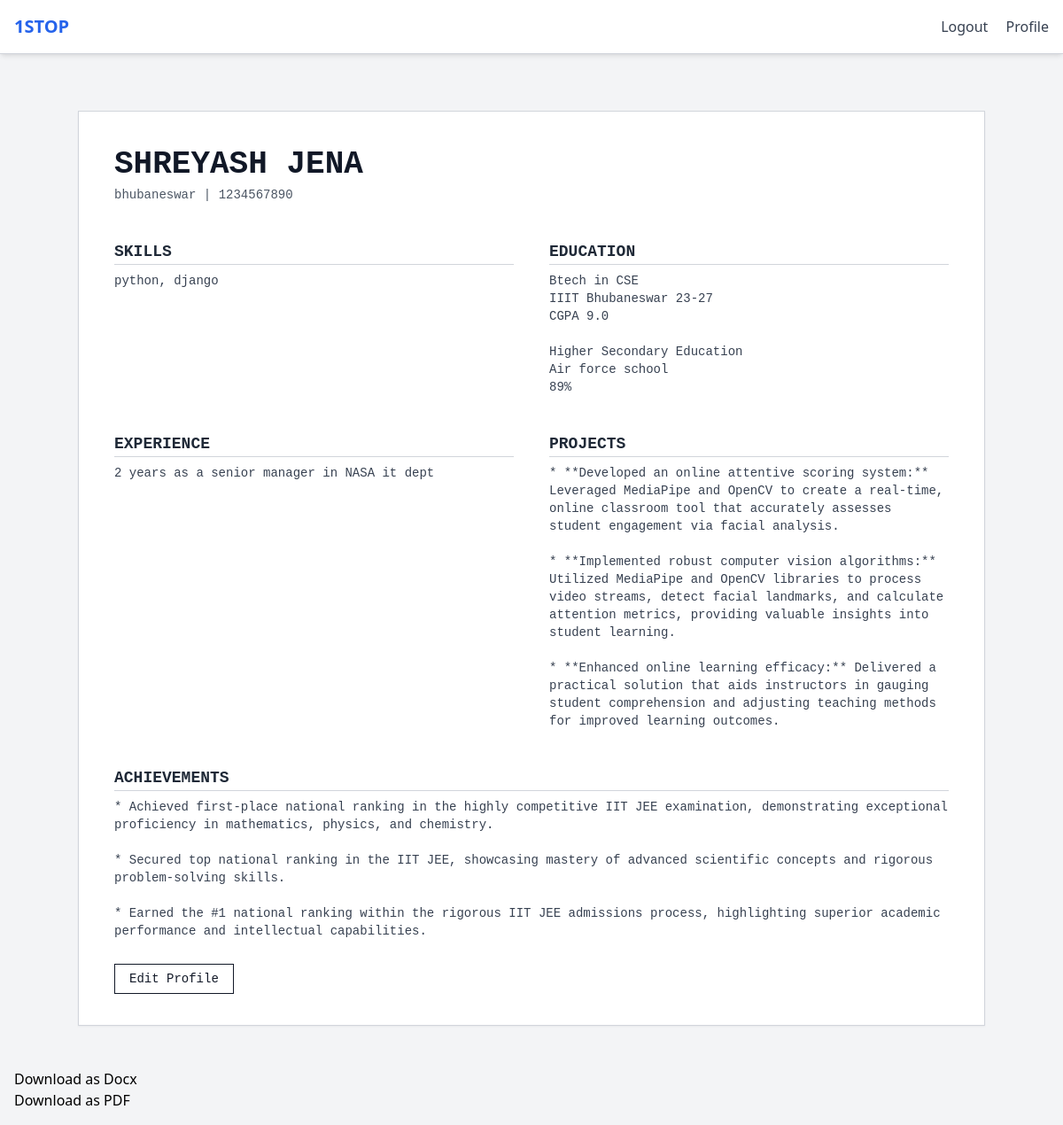
Screenshot of /resume/resume-details/1/ (signed in) with the database file from the repository.
### resume_builder/models.py (models this page shows, shortened)
class resume(models.Model):
    user = models.ForeignKey(User, on_delete=models.CASCADE)
    full_name = models.CharField(max_length=100)
    phone_number = models.CharField(max_length=20)
    email = models.EmailField()
    location = models.CharField(max_length=255, blank=True)
    achievements = models.TextField(blank=True)
    projects = models.TextField(blank=True)
    skills = models.TextField(blank=True)
    experience = models.TextField(blank=True)
    education = models.TextField(blank=True)
    created_at = models.DateTimeField(auto_now_add=True)

### resume_builder/views.py (the view)
# urls.py: path('resume-details/<int:pk>/', views.resume_details, name='view-resume'),
def resume_details(request, pk):
    try:
        resume1 = resume.objects.get(pk=pk, user=request.user)
    except resume.DoesNotExist:
        return redirect('view')
    context = {
        'full_name': resume1.full_name,
        'phone_number': resume1.phone_number,
        'email': resume1.email,
        'location': resume1.location,
        'skills': resume1.skills,
        'education': resume1.education,
        'experience': resume1.experience,
        'projects': resume1.projects,
        'achievements':resume1.achievements,
    }
    myuser = request.user
    myprofile = UserProfile.objects.get(user=myuser)
    template = myprofile.resume_template_choice
    return render(request, f'resume_templates/template{template}.html', context)

### templates/resume_templates/template2.html
{% extends 'base.html' %}
{% block content %}
<div class="max-w-5xl mx-auto bg-white border border-gray-300 shadow-sm p-10 my-12 font-mono">
  <div class="flex flex-col md:flex-row justify-between items-start mb-10">
    <div>
      <h1 class="text-4xl font-bold text-gray-900">{{ full_name }}</h1>
      <p class="text-sm text-gray-600 mt-1">{{ location }} | {{ phone_number }}</p>
    </div>
  </div>
  <div class="grid md:grid-cols-2 gap-10">
    <div>
      <h2 class="text-lg font-semibold text-gray-800 uppercase border-b border-gray-300 mb-2">Skills</h2>
      <ul class="list-disc list-inside text-sm text-gray-700">
        {{ skills }}
      </ul>
    </div>
    <div>
      <h2 class="text-lg font-semibold text-gray-800 uppercase border-b border-gray-300 mb-2">Education</h2>
      <p class="text-sm text-gray-700 whitespace-pre-line">{{ education }}</p>
    </div>
    <div>
      <h2 class="text-lg font-semibold text-gray-800 uppercase border-b border-gray-300 mb-2">Experience</h2>
      <p class="text-sm text-gray-700 whitespace-pre-line">{{ experience }}</p>
    </div>
    <div>
      <h2 class="text-lg font-semibold text-gray-800 uppercase border-b border-gray-300 mb-2">Projects</h2>
      <p class="text-sm text-gray-700 whitespace-pre-line">{{ projects|default:"Not provided" }}</p>
    </div>
    <div class="md:col-span-2">
      <h2 class="text-lg font-semibold text-gray-800 uppercase border-b border-gray-300 mb-2">Achievements</h2>
      <p class="text-sm text-gray-700 whitespace-pre-line">{{ achievements|default:"Not provided" }}</p>
    </div>
  </div>
  <div class="mt-8">
    <a href="{% url 'edit_profile' %}" class="border border-gray-900 text-gray-900 px-4 py-2 text-sm hover:bg-gray-100 transition">
      Edit Profile
    </a>
  </div>
</div>
<p><a href="{% url 'download_resume' %}">Download as Docx</a></p>
<p><a href="{% url 'download_resume' %}">Download as PDF</a></p>
{% endblock %}

### rows the page displays
resume: full_name "SHREYASH JENA", location "bhubaneswar", phone_number "1234567890", skills "python, django", education "Btech in CSE IIIT Bhubaneswar 23-27 CGPA 9.0 Higher Secondary Education Air force school 89%", experience "2 years as a senior manager in NASA it dept", projects "* **Developed an online attentive scoring system:** Leveraged MediaPipe and OpenCV to create a real-time, online classroom tool that accurately assesses student engagement via facial analysis. * **Implemented robust computer vision algorithms:** Utilized MediaPipe and OpenCV libraries to process video streams, detect facial landmarks, and calculate attention metrics, providing valuable insights into student learning. * **Enhanced online learning efficacy:** Delivered a practical solution that aids instructors in gauging student comprehension and adjusting teaching methods for improved learning outcomes.", achievements "* Achieved first-place national ranking in the highly competitive IIT JEE examination, demonstrating exceptional proficiency in mathematics, physics, and chemistry. * Secured top national ranking in the IIT JEE, showcasing mastery of advanced scientific concepts and rigorous problem-solving skills. * Earned the #1 national ranking within the rigorous IIT JEE admissions process, highlighting superior academic performance and intellectual capabilities."
